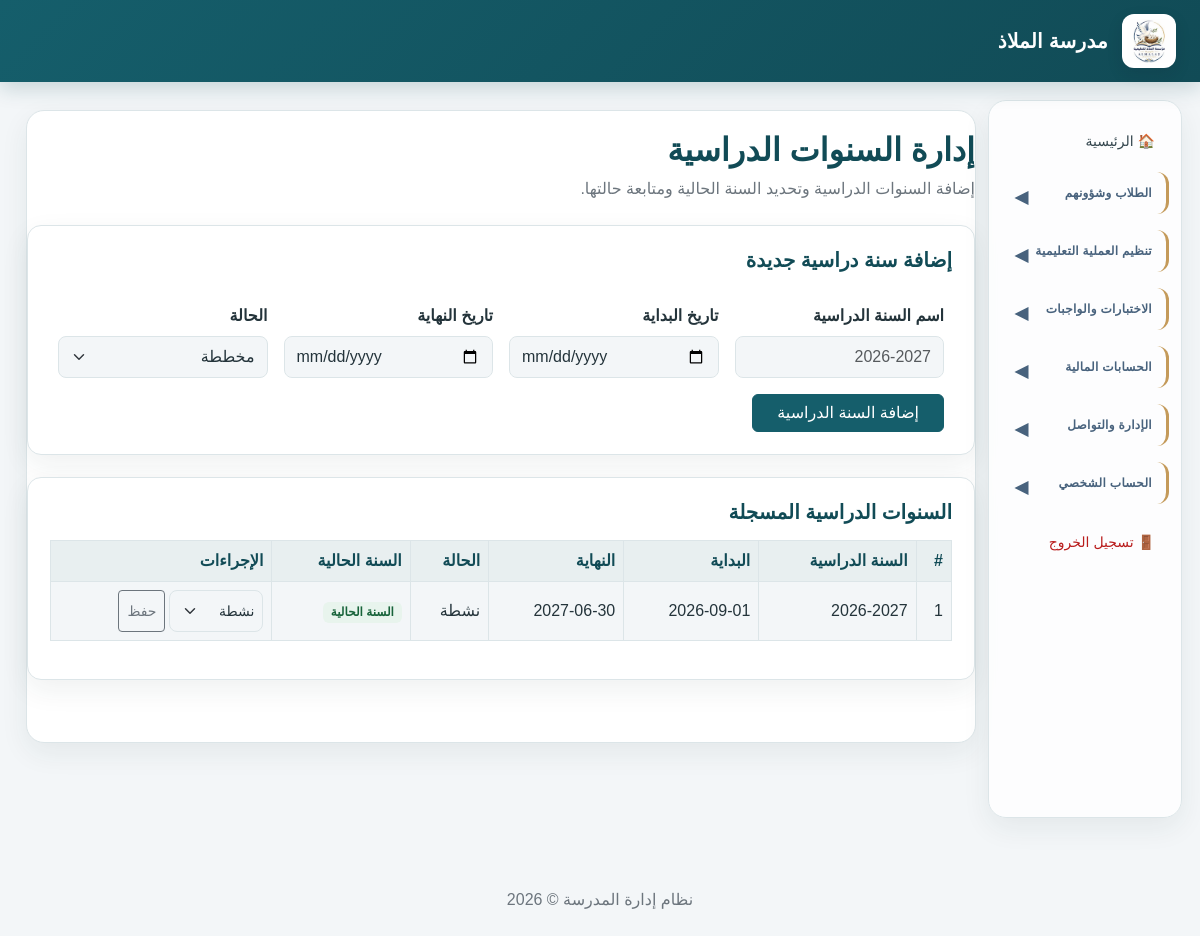
/academic_years.php (signed in), run on the app's committed database.
### tables this page shows
CREATE TABLE `school_settings` (
  `id` int(10) UNSIGNED NOT NULL,
  `school_name` varchar(200) NOT NULL,
  `school_name_en` varchar(200) DEFAULT NULL,
  `logo_path` varchar(255) DEFAULT NULL,
  `address` text DEFAULT NULL,
  `phone` varchar(30) DEFAULT NULL,
  `email` varchar(150) DEFAULT NULL,
  `website` varchar(255) DEFAULT NULL,
  `currency` char(3) NOT NULL DEFAULT 'SDG',
  `academic_year_id` int(10) UNSIGNED DEFAULT NULL,
  `principal_name` varchar(150) DEFAULT NULL,
  `created_at` timestamp NOT NULL DEFAULT current_timestamp(),
  `updated_at` timestamp NOT NULL DEFAULT current_timestamp() ON UPDATE current_timestamp()
);

CREATE TABLE `academic_years` (
  `id` int(10) UNSIGNED NOT NULL,
  `year_name` varchar(20) NOT NULL,
  `start_date` date NOT NULL,
  `end_date` date NOT NULL,
  `is_current` tinyint(1) NOT NULL DEFAULT 0,
  `status` enum('planned','active','completed') NOT NULL DEFAULT 'planned',
  `created_at` timestamp NOT NULL DEFAULT current_timestamp()
);

### academic_years.php (the view, shortened to what this page needs)
<?php
require_once __DIR__ . '/config/database.php';
function e($value): string
{
    return htmlspecialchars((string)$value, ENT_QUOTES, 'UTF-8');
}
$stmt = $pdo->query("
    SELECT id, year_name, start_date, end_date, is_current, status, created_at
    FROM academic_years
    ORDER BY start_date DESC, id DESC
");
$years = $stmt->fetchAll();
require_once __DIR__ . '/includes/header.php';
?>
<div class="academic-page">
    <div class="mb-4">
        <h2>إدارة السنوات الدراسية</h2>
        <p class="text-secondary">
            إضافة السنوات الدراسية وتحديد السنة الحالية ومتابعة حالتها.
        </p>
    </div>
    <div class="academic-card">
        <h5 class="mb-3">إضافة سنة دراسية جديدة</h5>
        <form method="POST" action="academic_years.php">
            <div class="row g-3">
                <div class="col-md-3">
                    <label class="form-label" for="year_name">اسم السنة الدراسية</label>
                    <input class="form-control" type="text" id="year_name"
                           name="year_name" maxlength="20"
                           placeholder="2026-2027" required>
                </div>
                <div class="col-md-3">
                    <label class="form-label" for="start_date">تاريخ البداية</label>
                    <input class="form-control" type="date" id="start_date"
                           name="start_date" required>
                </div>
                <div class="col-md-3">
                    <label class="form-label" for="end_date">تاريخ النهاية</label>
                    <input class="form-control" type="date" id="end_date"
                           name="end_date" required>
                </div>
                <div class="col-md-3">
                    <label class="form-label" for="status">الحالة</label>
                    <select class="form-select" id="status" name="status">
                        <option value="planned">مخططة</option>
                    </select>
                </div>
                <div class="col-12">
                    <button type="submit" class="btn btn-primary px-4">
                        إضافة السنة الدراسية
                    </button>
                </div>
            </div>
        </form>
    </div>
    <div class="academic-card">
        <h5 class="mb-3">السنوات الدراسية المسجلة</h5>
        <?php if (!$years): ?>
            <div class="alert alert-info mb-0">
                لا توجد سنوات دراسية مسجلة حتى الآن. أضف السنة الأولى من النموذج أعلاه.
            </div>
        <?php else: ?>
            <div class="table-responsive">
                <table class="table table-bordered table-hover align-middle">
                    <thead>
                        <tr>
                            <th>#</th>
                            <th>السنة الدراسية</th>
                            <th>البداية</th>
                            <th>النهاية</th>
                            <th>الحالة</th>
                            <th>السنة الحالية</th>
                            <th>الإجراءات</th>
                        </tr>
                    </thead>
                    <tbody>
                    <?php foreach ($years as $index => $year): ?>
                        <tr>
                            <td><?= $index + 1 ?></td>
                            <td><?= e($year['year_name']) ?></td>
                            <td><?= e($year['start_date']) ?></td>
                            <td><?= e($year['end_date']) ?></td>
                            <td>
                                <?php
                                $statusLabels = [
                                    'planned' => 'مخططة',
                                    'active' => 'نشطة',
                                    'completed' => 'مكتملة'
                                ];
                                ?>
                                <?= e($statusLabels[$year['status']] ?? $year['status']) ?>
                            </td>
                            <td>
                                <?php if ((int)$year['is_current'] === 1): ?>
                                    <span class="badge current-year">السنة الحالية</span>
                                <?php else: ?>
                                    <span class="text-secondary">لا</span>
                                <?php endif; ?>
                            </td>
                            <td>
                                <div class="d-flex flex-wrap gap-2">
                                    <form method="POST" action="academic_years.php"
                                          class="status-form d-flex gap-1">
                                        <select class="form-select form-select-sm"
                                                name="status" aria-label="تغيير الحالة">
                                            <option value="active"
                                                <?= $year['status'] === 'active' ? 'selected' : '' ?>>
                                                نشطة
                                            </option>
                                        </select>
                                        <button class="btn btn-sm btn-outline-secondary"
                                                type="submit">
                                            حفظ
                                        </button>
                                    </form>
                                </div>
                            </td>
                        </tr>
                    <?php endforeach; ?>
                    </tbody>
                </table>
            </div>
        <?php endif; ?>
    </div>
</div>
<?php require_once __DIR__ . '/includes/footer.php'; ?>

### includes/header.php (shortened to what this page needs)
<?php
$hideSidebar = basename($_SERVER['SCRIPT_NAME'] ?? '') === 'index.php';
$schoolName = 'مدرسة الملاذ';
$schoolLogo = '';
$currentRole = (int) ($_SESSION['role_id'] ?? 0);
$menuPermissions = [
    1 => ['all'],
    2 => [
        'index.php',
        'students.php',
        'guardians.php',
        'teachers.php',
        'classrooms.php',
        'subjects.php',
        'academic_years.php',
        'teaching_assignments.php',
        'timetable.php',
        'attendance.php',
        'exams.php',
        'grades.php',
        'behavior.php',
        'homework.php',
        'homework_submissions.php',
        'reports.php',
        'fees.php',
        'payments.php',
        'expenses.php',
        'users.php',
        'announcements.php',
        'notifications.php',
        'messages.php',
        'settings.php',
        'change_password.php'
    ],
    3 => [
        'index.php',
        'fees.php',
        'payments.php',
        'expenses.php',
        'reports.php',
        'change_password.php'
    ],
    4 => [
        'index.php',
        'students.php',
        'classrooms.php',
        'subjects.php',
        'timetable.php',
        'attendance.php',
        'exams.php',
        'grades.php',
        'behavior.php',
        'homework.php',
        'homework_submissions.php',
        'announcements.php',
        'notifications.php',
        'messages.php',
        'change_password.php'
    ],
    5 => [
        'index.php',
        'timetable.php',
        'grades.php',
        'homework.php',
        'announcements.php',
        'notifications.php',
        'messages.php',
        'change_password.php'
    ],
    6 => [
        'index.php',
        'reports.php',
        'fees.php',
        'payments.php',
        'announcements.php',
        'notifications.php',
        'messages.php',
        'change_password.php'
    ]
];
$allowedMenu = $menuPermissions[$currentRole] ?? [];
function showMenuLink(string $page): bool
{
    global $allowedMenu;
    return in_array('all', $allowedMenu, true)
        || in_array($page, $allowedMenu, true);
}
try {
    if (isset($pdo)) {
        $stmt = $pdo->query(
            "SELECT school_name, logo_path
             FROM school_settings
             ORDER BY id ASC
             LIMIT 1"
        );
        $school = $stmt->fetch();
        if ($school) {
            if (!empty($school['school_name'])) {
                $schoolName = $school['school_name'];
            }
            if (!empty($school['logo_path'])) {
                $logoFile = __DIR__ . '/../' . $school['logo_path'];
                if (is_file($logoFile)) {
                    $schoolLogo = $school['logo_path'];
                }
            }
        }
    }
} catch (PDOException $e) {
    error_log('School branding could not be loaded: ' . $e->getMessage());
}
?>
<!DOCTYPE html>
<html lang="ar" dir="rtl">
<head>
    <link
        href="https://cdn.jsdelivr.net/npm/bootstrap@5.3.3/dist/css/bootstrap.rtl.min.css"
        rel="stylesheet"
    >
</head>
<body>
<header class="topbar">
    <?php if ($schoolLogo !== ''): ?>
        <img
            src="<?= htmlspecialchars($schoolLogo, ENT_QUOTES, 'UTF-8') ?>"
            alt="شعار المدرسة"
            class="school-logo"
        >
    <?php endif; ?>
    <strong class="school-name">
        <?= htmlspecialchars($schoolName, ENT_QUOTES, 'UTF-8') ?>
    </strong>
</header>
<div class="container-fluid">
    <div class="row">
        <?php if (!$hideSidebar): ?>
        <aside class="col-md-3 col-lg-2 sidebar">
            <?php if (showMenuLink('index.php')): ?>
                <a href="index.php">🏠 الرئيسية</a>
            <?php endif; ?>
            <?php if (
                showMenuLink('students.php') ||
                showMenuLink('guardians.php') ||
                showMenuLink('attendance.php') ||
                showMenuLink('behavior.php')
            ): ?>
                <details class="sidebar-group">
                    <summary class="sidebar-section">الطلاب وشؤونهم</summary>
                </details>
            <?php endif; ?>
            <?php if (
                showMenuLink('teachers.php') ||
                showMenuLink('classrooms.php') ||
                showMenuLink('subjects.php') ||
                showMenuLink('academic_years.php') ||
                showMenuLink('teaching_assignments.php') ||
                showMenuLink('timetable.php')
            ): ?>
                <details class="sidebar-group">
                    <summary class="sidebar-section">تنظيم العملية التعليمية</summary>
                </details>
            <?php endif; ?>
            <?php if (
                showMenuLink('exams.php') ||
                showMenuLink('grades.php') ||
                showMenuLink('homework.php') ||
                showMenuLink('homework_submissions.php') ||
                showMenuLink('reports.php')
            ): ?>
                <details class="sidebar-group">
                    <summary class="sidebar-section">الاختبارات والواجبات</summary>
                </details>
            <?php endif; ?>
            <?php if (
                showMenuLink('fees.php') ||
                showMenuLink('payments.php') ||
                showMenuLink('expenses.php')
            ): ?>
                <details class="sidebar-group">
                    <summary class="sidebar-section">الحسابات المالية</summary>
                </details>
            <?php endif; ?>
            <?php if (
                showMenuLink('users.php') ||
                showMenuLink('announcements.php') ||
                showMenuLink('notifications.php') ||
                showMenuLink('messages.php') ||
                showMenuLink('audit_logs.php') ||
                showMenuLink('settings.php') ||
                showMenuLink('theme_settings.php')
            ): ?>
                <details class="sidebar-group">
                    <summary class="sidebar-section">الإدارة والتواصل</summary>
                </details>
            <?php endif; ?>
            <?php if (showMenuLink('change_password.php')): ?>
                <details class="sidebar-group">
                    <summary class="sidebar-section">الحساب الشخصي</summary>
                </details>
            <?php endif; ?>
            <a href="logout.php" class="logout-link">🚪 تسجيل الخروج</a>
        </aside>
        <?php endif; ?>
        <main class="<?= $hideSidebar ? 'col-12' : 'col-md-9 col-lg-10' ?> content">

### academic_years.php (style rules this page uses)
.academic-page { max-width: 1100px; margin: 0 auto; padding: 20px 0 40px; }
.academic-card { background: var(--panel); border: 1px solid var(--border); border-radius: 14px; padding: 22px; margin-bottom: 22px; box-shadow: var(--shadow); }
.academic-page h2, .academic-page h5 { color: var(--primary-dark); font-weight: 700; }
.academic-page .form-control, .academic-page .form-select { min-height: 42px; border-radius: 8px; }
.academic-page .form-label { font-weight: 600; }
.academic-page .table th { background: var(--primary-soft); color: var(--primary-dark); white-space: nowrap; }
.academic-page .table td { vertical-align: middle; }
.current-year { background: #e8f4ed; color: #17633a; }
.status-form { min-width: 145px; }

### data on the page
school_settings: logo_path (picture), school_name "مدرسة الملاذ"
academic_years: year_name "2026-2027", start_date "2026-09-01", end_date "2027-06-30", status "نشطة", is_current "السنة الحالية"
